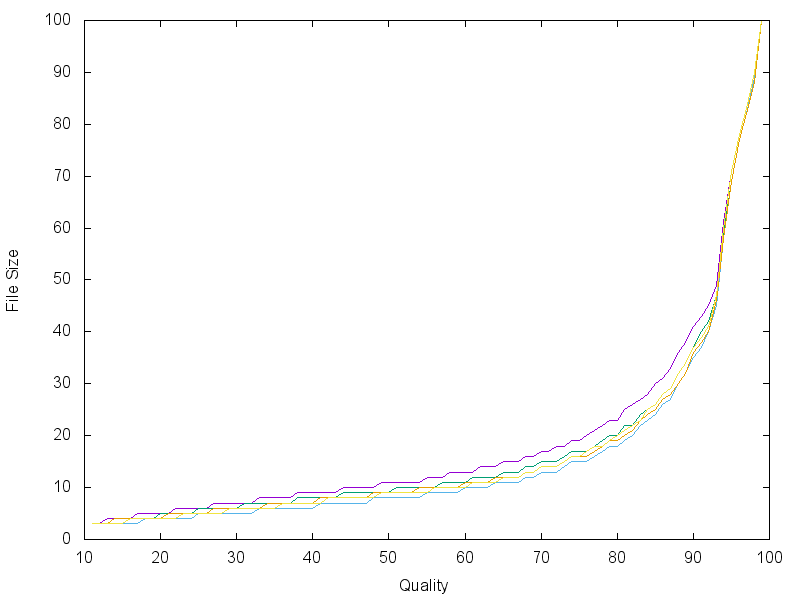

Source code (gnuplot):
#!/gnuplot

reset

set nokey
set xlabel 'Quality'
set ylabel 'File Size'

set term png size 800,600
set output 'quality.png'

plot \
'quality.txt' using 1:2 with lines, \
'quality.txt' using 1:3 with lines, \
'quality.txt' using 1:4 with lines, \
'quality.txt' using 1:5 with lines, \
'quality.txt' using 1:6 with lines, \
1/0 notitle
